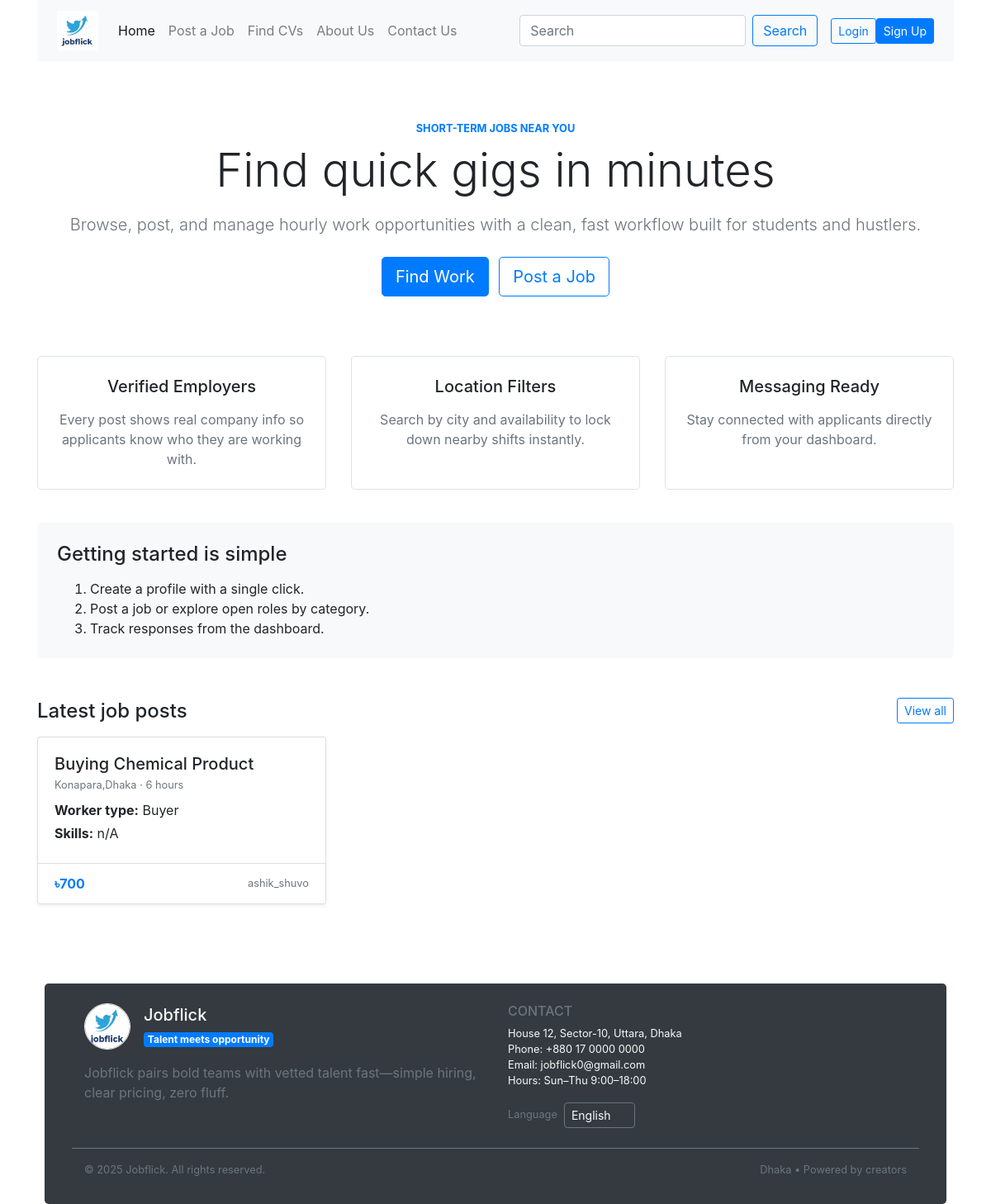
The page / on the database its author committed.
### jobs/models.py (models this page shows, shortened)
class Job(models.Model):
	poster = models.ForeignKey(
		settings.AUTH_USER_MODEL,
		on_delete=models.CASCADE,
		related_name="jobs",
	)
	work_title = models.CharField(max_length=200)
	worker_type = models.CharField(max_length=120)
	duration = models.CharField(max_length=120)
	amount = models.PositiveIntegerField()
	location = models.CharField(max_length=120)
	skills = models.CharField(max_length=255)
	tracking_code = models.CharField(max_length=16, unique=True, editable=False, blank=True)
	created_at = models.DateTimeField(auto_now_add=True)
	class Meta:
		ordering = ["-created_at"]

### pages/views.py (the view)
# urls.py: 2. Add a URL to urlpatterns:  path('', views.home, name='home')
def home(request):
    if request.user.is_authenticated and not request.user.is_staff:
        return redirect('user-dashboard')
    jobs = Job.objects.select_related("poster")[:6]
    return render(request, 'pages/home.html', {"featured_jobs": jobs})

### userprofile/context_processors.py (called while the page is built)
def unread_notifications(request):
    if request.user.is_authenticated:
        count = request.user.notifications.filter(is_read=False).count()
    else:
        count = 0
    return {"unread_notifications_count": count}

### pages/templates/pages/home.html (shortened to what this page needs)
{% extends "base.html" %}
{% block content %}
<section class="text-center py-5">
    <p class="text-uppercase text-primary small font-weight-bold mb-2">Short-Term Jobs Near You</p>
    <h1 class="display-4 mb-3">Find quick gigs in minutes</h1>
    <p class="lead text-muted mb-4">Browse, post, and manage hourly work opportunities with a clean, fast workflow built for students and hustlers.</p>
    <div>
        <a href="{% url 'job_list' %}" class="btn btn-primary btn-lg mr-2">Find Work</a>
        <a href="{% url 'post_job' %}" class="btn btn-outline-primary btn-lg">Post a Job</a>
    </div>
</section>
<section class="row text-center py-4">
    <div class="col-md-4 mb-3">
        <div class="border rounded-lg p-4 h-100">
            <h5 class="mb-3">Verified Employers</h5>
            <p class="text-muted mb-0">Every post shows real company info so applicants know who they are working with.</p>
        </div>
    </div>
    <div class="col-md-4 mb-3">
        <div class="border rounded-lg p-4 h-100">
            <h5 class="mb-3">Location Filters</h5>
            <p class="text-muted mb-0">Search by city and availability to lock down nearby shifts instantly.</p>
        </div>
    </div>
    <div class="col-md-4 mb-3">
        <div class="border rounded-lg p-4 h-100">
            <h5 class="mb-3">Messaging Ready</h5>
            <p class="text-muted mb-0">Stay connected with applicants directly from your dashboard.</p>
        </div>
    </div>
</section>
<section class="bg-light rounded-lg p-4">
    <h4 class="mb-3">Getting started is simple</h4>
    <ol class="mb-0">
        <li>Create a profile with a single click.</li>
        <li>Post a job or explore open roles by category.</li>
        <li>Track responses from the dashboard.</li>
    </ol>
</section>
<section class="mt-5">
    <div class="d-flex justify-content-between align-items-center mb-3">
        <h4 class="mb-0">Latest job posts</h4>
        <a class="btn btn-outline-primary btn-sm" href="{% url 'job_list' %}">View all</a>
    </div>
    {% if featured_jobs %}
        <div class="row">
            {% for job in featured_jobs %}
                <div class="col-md-4 mb-4">
                    <div class="card h-100 shadow-sm">
                        <div class="card-body">
                            <h5 class="card-title mb-1">{{ job.work_title }}</h5>
                            <p class="text-muted small mb-2">{{ job.location }} · {{ job.duration }}</p>
                            <p class="mb-1"><strong>Worker type:</strong> {{ job.worker_type }}</p>
                            <p class="mb-1"><strong>Skills:</strong> {{ job.skills }}</p>
                        </div>
                        <div class="card-footer bg-white d-flex justify-content-between align-items-center">
                            <span class="text-primary font-weight-bold">৳{{ job.amount }}</span>
                            <span class="small text-muted">{{ job.poster.username }}</span>
                        </div>
                    </div>
                </div>
            {% endfor %}
        </div>
    {% else %}
        <div class="text-center py-5 bg-white border rounded">
            <h5 class="mb-2">No jobs yet</h5>
            <p class="text-muted mb-3">Be the first to publish a task for the community.</p>
            <a class="btn btn-primary" href="{% url 'post_job' %}">Post a job</a>
        </div>
    {% endif %}
</section>
{% endblock %}

### rows shown on the page
Job: work_title "Buying Chemical Product", location "Konapara,Dhaka", duration "6 hours", worker_type "Buyer", skills "n/A", amount "700", poster.username "ashik_shuvo"
